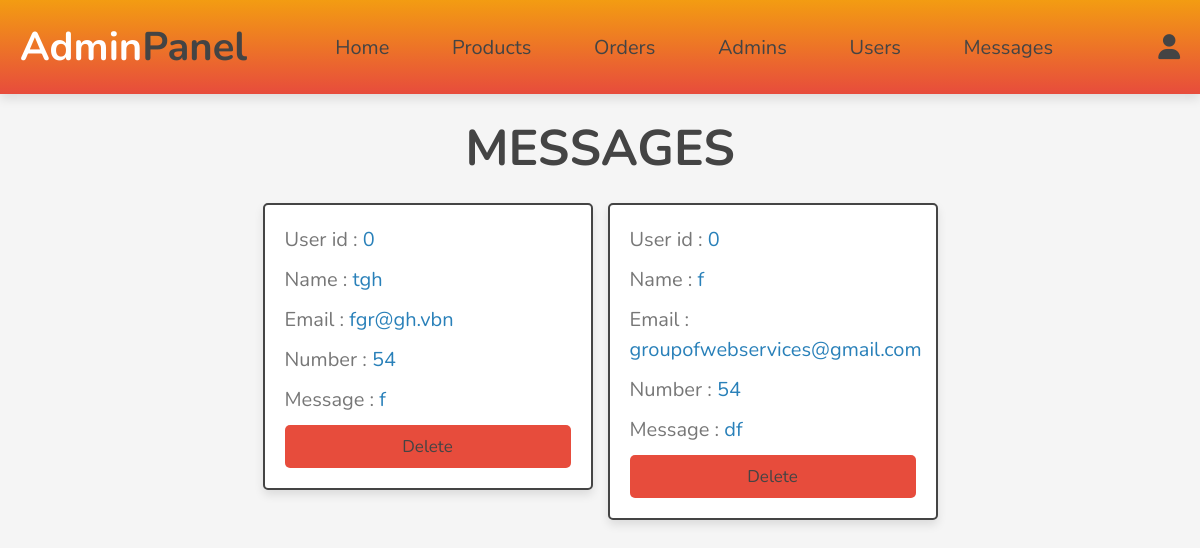
The page /admin/messages.php (signed in) on the database its author committed.
### tables this page shows
CREATE TABLE `messages` (
  `id` int(100) NOT NULL,
  `user_id` int(100) NOT NULL,
  `name` varchar(100) NOT NULL,
  `email` varchar(100) NOT NULL,
  `number` varchar(12) NOT NULL,
  `message` varchar(500) NOT NULL
);

### admin/messages.php (the view, shortened to what this page needs)
<?php
include '../components/connect.php';
?>
<!DOCTYPE html>
<html lang="en">
<head>
   <link rel="stylesheet" href="https://cdnjs.cloudflare.com/ajax/libs/font-awesome/6.1.1/css/all.min.css">
   <link rel="stylesheet" href="../css/admin_style.css">
</head>
<body>
<?php include '../components/admin_header.php'; ?>
<section class="contacts">
<h1 class="heading">Messages</h1>
<div class="box-container">
   <?php
      $select_messages = $conn->prepare("SELECT * FROM `messages`");
      $select_messages->execute();
      if($select_messages->rowCount() > 0){
         while($fetch_message = $select_messages->fetch(PDO::FETCH_ASSOC)){
   ?>
   <div class="box">
   <p> User id : <span><?= $fetch_message['user_id']; ?></span></p>
   <p> Name : <span><?= $fetch_message['name']; ?></span></p>
   <p> Email : <span><?= $fetch_message['email']; ?></span></p>
   <p> Number : <span><?= $fetch_message['number']; ?></span></p>
   <p> Message : <span><?= $fetch_message['message']; ?></span></p>
   <a href="messages.php??delete=<?= $fetch_message['id']; ?>" onclick="return confirm('delete this message?');" class="delete-btn">Delete</a>
   </div>
   <?php
         }
      }else{
         echo '<p class="empty">you have no messages</p>';
      }
   ?>
</div>
</section>
</body>
</html>

### css/admin_style.css (style rules this page uses)
:root { --main-color:#2980b9; --orange:#f39c12; --red:#e74c3c; --black:#444; --white:#fff; --light-color:#777; --light-bg:#f5f5f5; --border:.2rem solid var(--black); --box-shadow:0 .5rem 1rem rgba(0,0,0,.1); }
* { font-family: 'Nunito', sans-serif; margin:0; padding:0; box-sizing: border-box; outline: none; border:none; text-decoration: none; }
html { font-size: 62.5%; overflow-x: hidden; }
body { background-color: var(--light-bg); }
section { padding:2rem; max-width: 1200px; margin:0 auto; }
.heading { font-size: 5rem; color:var(--black); margin-bottom: 2rem; text-align: center; text-transform: uppercase; }
.btn, .delete-btn, .option-btn { display: block; width: 100%; margin-top: 1rem; border-radius: .5rem; padding:1rem 3rem; font-size: 1.7rem; text-transform: capitalize; color:var(--black); cursor: pointer; text-align: center; }
.delete-btn { background-color: var(--red); }
.contacts .box-container { display: grid; grid-template-columns: repeat(auto-fit, 33rem); gap:1.5rem; align-items: flex-start; justify-content: center; }
.contacts .box-container .box { padding:2rem; padding-top: 1rem; border-radius: .5rem; border:var(--border); background-color: var(--white); box-shadow: var(--box-shadow); }
.contacts .box-container .box p { line-height: 1.5; font-size: 2rem; color:var(--light-color); margin:1rem 0; }
.contacts .box-container .box p span { color:var(--main-color); }

### rows shown on the page
messages: user "0", name "tgh", email "fgr@gh.vbn", number "54", message "f"
messages: user "0", name "f", email "groupofwebservices@gmail.com", number "54", message "df"
